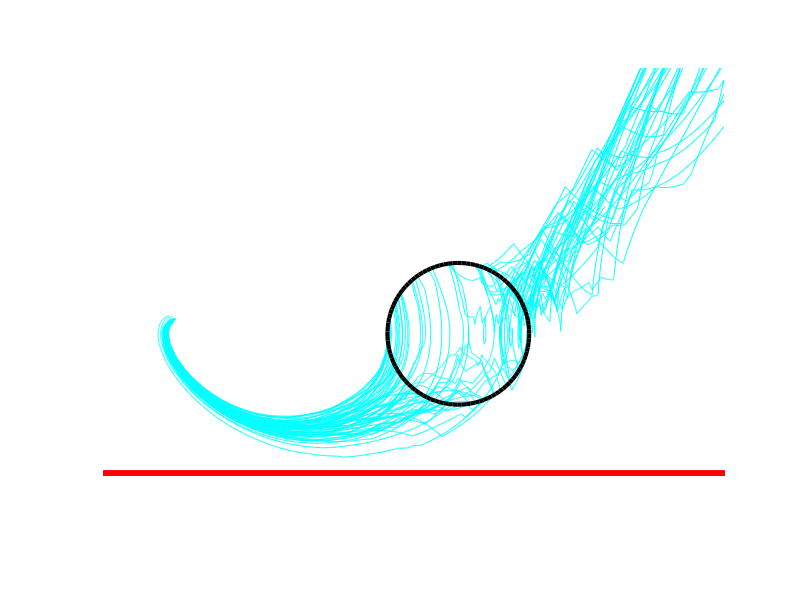

Write the MATLAB code that produced this figure.
%plot the uncertain flow system under switching uncertainty

load('flow_rand_sample.mat')
Nsample = length(osm);

figure(1)
clf
hold on 
for i = 1:length(osm)
    plot(osm{i}.x(:, 1), osm{i}.x(:, 2), 'c');
%     plot(xlim, -sol.obj_rec*[1, 1], '--r', 'LineWidth', 3)
    plot(xlim, -[0.786230878194936]*[1, 1], 'r', 'LineWidth', 3)
end

    theta = linspace(0, 2*pi, 100);
    circ = [cos(theta); sin(theta)];
 
    X0 = C0 + circ*R0;
    plot(X0(1, :), X0(2, :), 'k', 'LineWidth', 3)

xlim([-0.5, 3])
ylim([-1, 1.5])
pbaspect([diff(xlim), diff(ylim), 1])
axis off